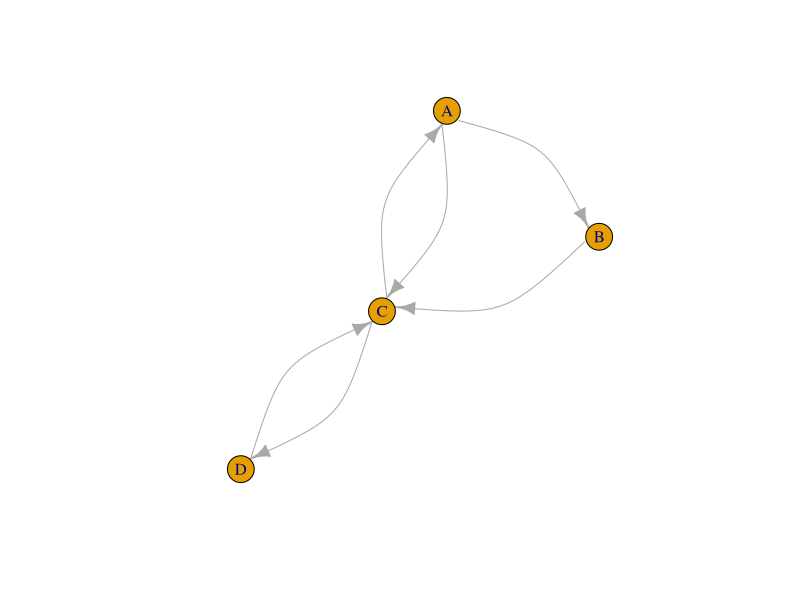
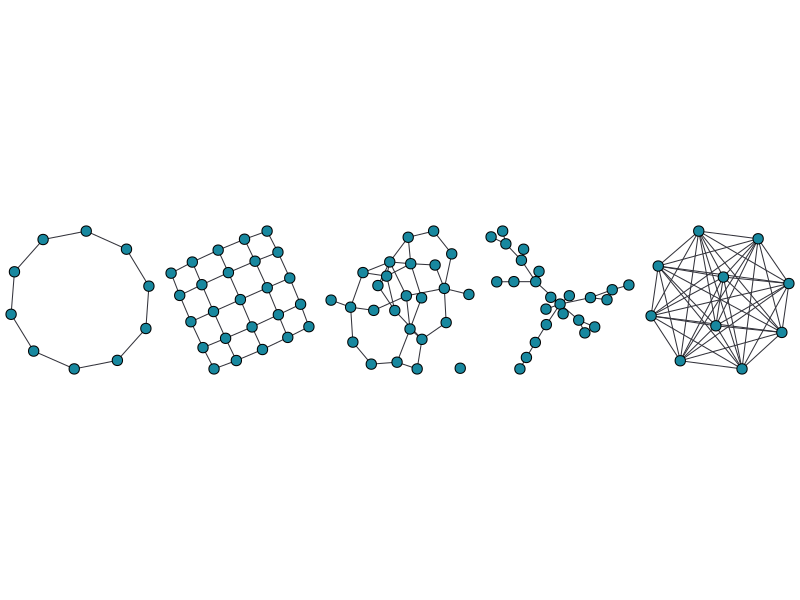
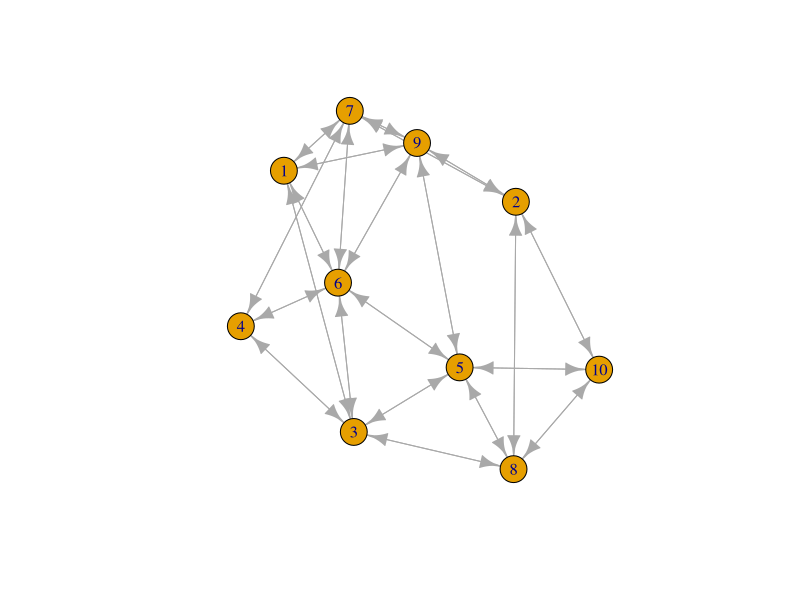
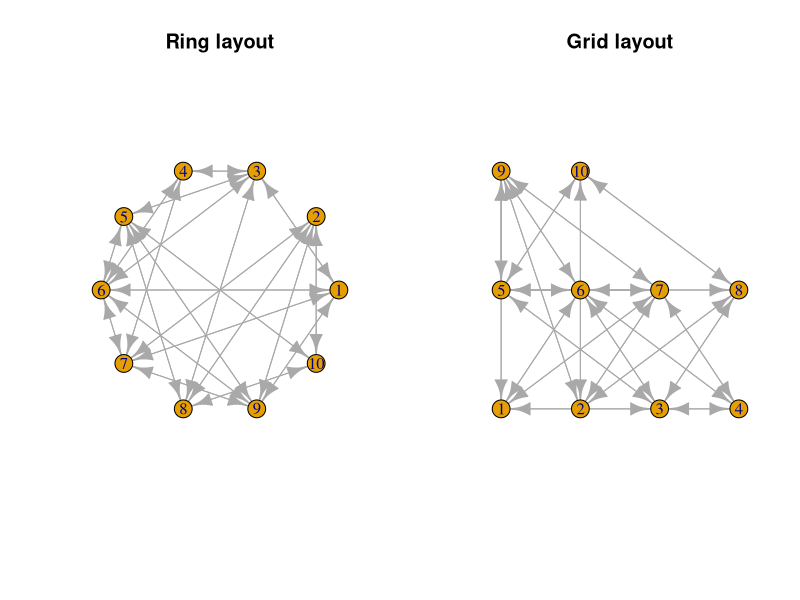
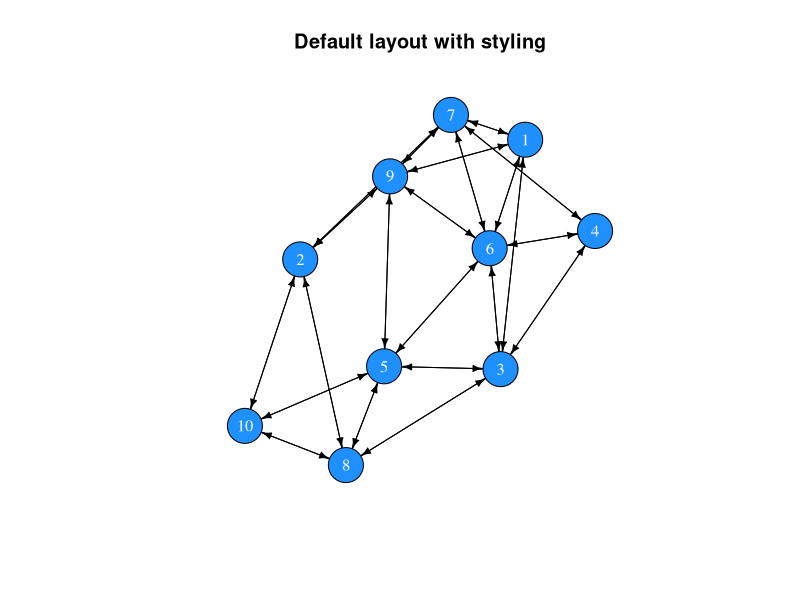
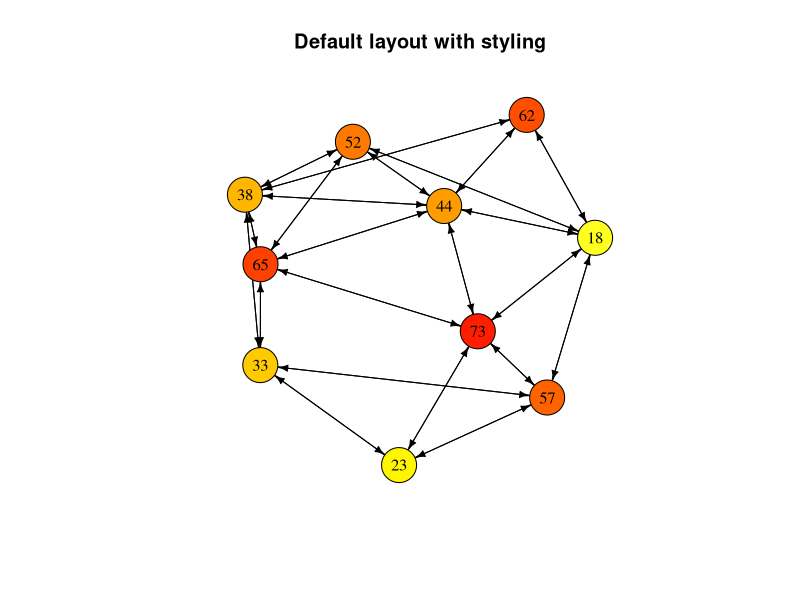
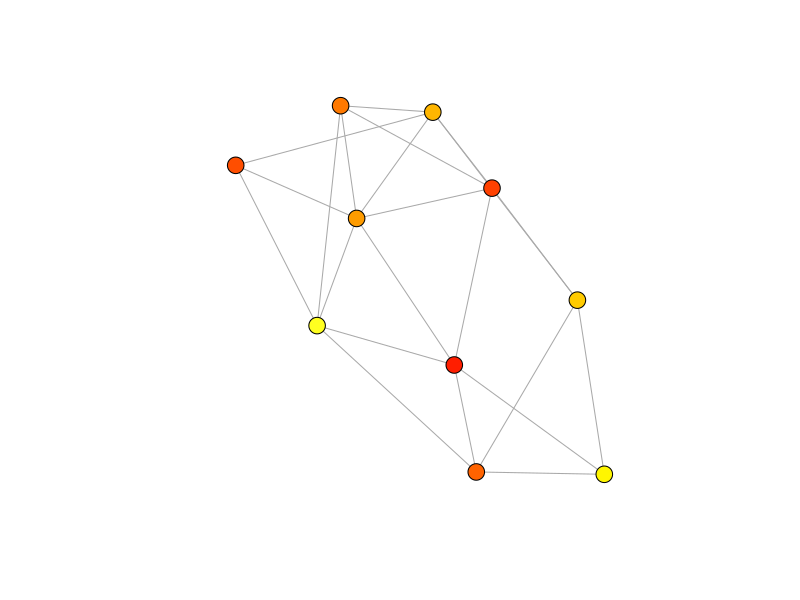
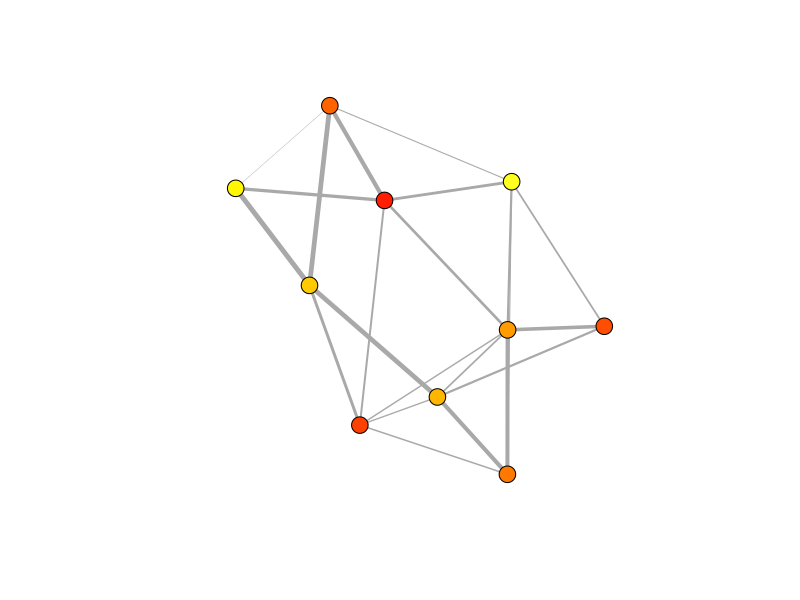

These charts were generated, in order, by the following R code:
## ---- chunk 1
library(igraph)
A <- matrix(c(0,1,1,0, 0,0,1,0, 1,0,0,1, 0,0,1,0), nrow = 4, byrow = TRUE)
row.names(A) <- c("A", "B", "C", "D")
colnames(A) <- c("A", "B", "C", "D")
net <- graph_from_adjacency_matrix(A)
plot(net, edge.curved=0.5)
## ---- chunk 2
m <- matrix(c(0,1,1,0, 0,0,1,0, 1,0,0,1, 0,0,1,0), nrow = 4, byrow = TRUE)
row.names(m) <- LETTERS[1:4]
colnames(m) <- LETTERS[1:4]
m
## ---- chunk 3
all(m[upper.tri(m)] == t(m)[upper.tri(m)])
## ---- chunk 4
isSymmetric(m)
## ---- chunk 5
# Creating a random matrix
random_matrix <- matrix(sample(x = c(0,1), size = 100, replace = T), ncol = 10)
random_matrix
# It is not symmetric
isSymmetric(random_matrix)

# Replace the upper triangle with the transposed upper triangle
random_matrix[upper.tri(random_matrix)] <- t(random_matrix)[upper.tri(random_matrix)]
random_matrix
# Now it is symmetric
isSymmetric(random_matrix)
## ---- chunk 6
library(igraph)
parbefore <- par()$mar
par(mar=c(0,0,0,0))
par(mfrow=c(1,5))
tmp <- lapply(
  list(
    make_ring(n=10),
    make_lattice(dimvector=c(5,5), nei=1, directed=F),
    erdos.renyi.game(n=25,p.or.m=.1, type="gnp", directed=F, loops=F),
    barabasi.game(n=25, power=1.1, directed=F),
    make_full_graph(n=10)
  ), plot, vertex.label=NA, vertex.color="#18889F", edge.color="#33333B", edge.width=1)
par(mfrow=c(1,1))
par(mar=parbefore)
## ---- chunk 7
create_network <- function(N, f){
  # Set up an empty adjacency matrix of size NxN
  A <- matrix(0, ncol = N, nrow = N)
  # Set up a friendship counter
  friends <- 0
  
  # We will add friendships until we reach the desired number
  while(friends < round((((N^2) - N) / 2) * f)){
    dyad <- sample(x = N, size = 2, replace = FALSE)
    i <- dyad[1]
    j <- dyad[2]
    if(A[i, j] == 0){
      A[i, j] <- A[j, i] <- 1
      friends <- friends + 1
      }
  }
  return(A)
}
## ---- chunk 8
adjm <- create_network(N = 10, f = .5)
adjm
## ---- chunk 9
library(igraph)
net <- graph_from_adjacency_matrix(adjm)
net
## ---- chunk 10
plot(net)
## ---- chunk 11
# Set the plotting environment to allow 2 plots next to each other
par(mfrow = c(1,2))
plot(net, layout = layout.circle(net), main = "Ring layout")
plot(net, layout = layout.grid(net), main = "Grid layout")
# Reset the plotting environment to a single plot
par(mfrow = c(1,1))
## ---- chunk 12
plot(net, 
     vertex.color = "dodgerblue", 
     vertex.label.color = "white",
     vertex.size = 20,
     edge.color = "black",
     edge.width = 1,
     edge.arrow.size = 0.5,
     main = "Default layout with styling")
## ---- chunk 13
# Generate random ages
age <- sample(x = 18:80, size = vcount(net), replace = TRUE)
# Select colours
col <- heat.colors(n = 80, rev = TRUE)[age]
# Plot network with col
set.seed(1)
plot(net, 
     vertex.color = col, 
     vertex.label = age,
     vertex.label.color = "black",
     vertex.size = 20,
     edge.color = "black",
     edge.width = 1,
     edge.arrow.size = 0.5,
     main = "Default layout with styling")
## ---- chunk 14
get.vertex.attribute(net)
## ---- chunk 15
# Add an attribute called 'age' and assign the values of the age vector
V(net)$age <- age
# The same for the 'col' vector
V(net)$col <- col
# Return attributes
get.vertex.attribute(net)
# Return the network object
net
## ---- chunk 16
net <- as.undirected(net)
set.seed(1)
plot(net, 
     vertex.color = V(net)$col, 
     vertex.label = NA,
     vertex.size = 9,
     edge.width = 1,
     edge.arrow.size = 0.5)
## ---- chunk 17
# Create random strength values
strength <- runif(n = ecount(net), min = 0, max = 1)
# Assign values to edges
E(net)$weight <- strength
net
## ---- chunk 18
plot(net, 
     vertex.color = V(net)$col, 
     vertex.label = NA,
     vertex.size = 9,
     edge.width = E(net)$weight*5,
     edge.arrow.size = 0.5)
## ---- chunk 19
V(net)
E(net)
## ---- chunk 20
get.vertex.attribute(graph = net)
get.edge.attribute(net)
## ---- chunk 21
vcount(net)
ecount(net)
## ---- chunk 22
diameter(graph = net)
## ---- chunk 23
mean_distance(graph = net)
## ---- chunk 24
edge_density(graph = net)
## ---- chunk 25
reciprocity(graph = net)
## ---- chunk 26
transitivity(graph = net)
## ---- chunk 27
# Number of edges that connected with each node
degree(graph = net)

# The mean of all degree centralities is a general measure of network connectivity
mean(degree(graph = net))
## ---- chunk 28
sort(strength(graph = net))
## ---- chunk 29
closeness(graph = net)
## ---- chunk 30
betweenness(graph = net)
## ---- chunk 31
eigen_centrality(graph = net)$vector
## ---- chunk 32
between <- betweenness(graph = net)
col <- heat.colors(n = max(between) + 1, rev = TRUE)[between + 1]
# Plot network with col
plot(net, 
     vertex.color = col, 
     vertex.label = NA,
     vertex.size = 20,
     edge.color = "black",
     edge.width = 1,
     edge.arrow.size = 0.5,
     main = "Betweenness centrality")
## ---- chunk 33
library(tidyverse)
gossip_model <- function(N, f, r_max, sim = 1){
  # Create a vector indicating possession of gossip and set one entry to TRUE
  gossip <- rep(FALSE, N)
  gossip[sample(x = N, size = 1)] <- TRUE
  # Create a network
  adjm <- create_network(N = N, f = f)
  # Create a reporting variable
  proportion <- rep(0, r_max)

  # Loop over r_max rounds
  for(r in 1:r_max){
    # In random sequence go through all individuals 
    for(i in sample(N)){
      # Select i's neighbourhood
      nei <- adjm[i,] > 0
      # Proceed if there is at least one neighbour
      if(sum(nei) > 0){
        # Choose one random neighbour, j
        j <- sampling(x = which(nei), size = 1)
        # Set i's gossip indicator to TRUE if j's indicator is TRUE
        if(gossip[j]){
          gossip[i] <- TRUE
        }
      }
    }
    # Record proportion of the population with gossip
    proportion[r] <- sum(gossip) / N
    # Increment the round counter
    r <- r + 1
  }
  # Return a tibble with simulation results
  return(tibble(time = 1:r_max, proportion = proportion, f = f, sim = sim))
}
## ---- chunk 34
sampling <- function(x, size = length(x), prob = NULL){
  if(length(x) == 1){
    return(x)
  } else {
    return(sample(x = x, size = size, prob = prob))
  }
}
## ---- chunk 35
N <- 1000
set.seed(3)
data <- lapply(X = c(1/N, 2/N, 3/N, 5/N, 8/N, 10/N), 
              FUN = function(f) gossip_model(N = N, f = f, r_max = 50))
data_bnd <- bind_rows(data)
## ---- chunk 36
ggplot(data_bnd) + 
  geom_line(aes(x = time, y = proportion, col = factor(round(f * N)))) + 
  ylab("proportion of individuals with gossip") +
  theme_bw()
## ---- chunk 37
N <- 100
f <- rep(c(1/N, 2/N, 3/N, 5/N, 8/N, 10/N), each = 10)

set.seed(5)
data <- lapply(X = 1:length(f), 
              FUN = function(i) gossip_model(N = N, f = f[i], r_max = 50, sim = i))
## ---- chunk 38
data_bnd <- bind_rows(data)
ggplot(data_bnd) +
  geom_line(aes(x = time, y = proportion, col = factor(f * N), group = factor(sim))) + 
  ylab("proportion of individual with gossip") +
  theme_bw()
## ---- chunk 39
data_bnd_last <- data_bnd[data_bnd$time == max(data_bnd$time), ]
ggplot(data_bnd_last) + 
  geom_boxplot(aes(x = (f * N), y = proportion, fill = factor(f * N))) + 
  xlab("average number of friends") +
  ylab("proportion of individuals with gossip") +
  theme_bw()
## ---- chunk 40
data_bnd_time <- lapply(data, function(dat){
  tibble(dat[1,], time_to_x = which(dat[,"proportion"] >= 0.75)[1])
}) %>% bind_rows()

data_bnd_time$time_to_x[is.na(data_bnd_time$time_to_x)] <- 50

ggplot(data_bnd_time) + 
  geom_boxplot(aes(x = (f * N), y = time_to_x, fill = factor(f * N))) + 
  xlab("average number of friends") +
  ylab("time to spread to 75% of population") +
  theme_bw()
## ---- chunk 41
prop_nei_info <- seq(from = 0, to = 1, length.out = 10)
e <- c(1,2)
contagion <- tibble(
  contagion = rep(c("simple", "complex"), each = 10),
  x = rep(prop_nei_info, 2), 
  y = c(prop_nei_info^e[1], prop_nei_info^e[2]))

ggplot(contagion) + 
  geom_point(aes(x = x, y = y, col = contagion)) +
  xlab("proportion of neighbours with gossip") + 
  ylab("probability to acquire gossip") +
  theme_bw()
## ---- chunk 42
net_clust <- make_lattice(length = 10, dim = 2, circular = T, nei = 2)
## ---- chunk 43
net_rand <- rewire(graph = net_clust, with = keeping_degseq(loops = F, niter = 10^3))
## ---- chunk 44
head(degree(net_clust))
head(degree(net_rand))

transitivity(net_clust)
transitivity(net_rand)
## ---- chunk 45
adj_net_clust <- get.adjacency(net_clust, sparse = F)
adj_net_rand <- get.adjacency(net_rand, sparse = F)
## ---- chunk 46
par(mfrow=c(1,2))
image(adj_net_clust)
image(adj_net_rand)
par(mfrow=c(1,1))
## ---- chunk 47
gossip_model_2 <- function(net, rewire, e = 1, r_max, sim = 1){
  # Rewire network if random is set to TRUE
  if(rewire){
    net <- rewire(graph = net, with = keeping_degseq(loops = F, niter = 10^3))
  }
  # Get adjacency matrix from network
  adjm <- get.adjacency(net, sparse = F)
  # Turn adjacency matrix into boolean (TRUE / FALSE)
  adjm_bool <- adjm > 0
  # Set number of individuals based adjacency matrix
  N <- vcount(net)
  
  # Create a vector indicating possession of gossip and set one entry to TRUE
  gossip <- rep(FALSE, N)
  gossip[sample(x = N, size = 1)] <- TRUE
  
  # Create a reporting variable
  proportion <- rep(0, r_max)
  
  # Rounds
  for(r in 1:r_max){
    # In random sequence go through all individuals without gossip
    for(i in sample(N)){
      # Select i's neighbourhood (boolean)
      nei <- adjm_bool[i,]
      # Proceed if there is at least one neighbour
      if(sum(nei) > 0){
        # Simple contagion for e = 1 and complex contagion for e = 2
        if(runif(n = 1, min = 0, max = 1) <= (sum(gossip * nei) / length(nei))^e){
          gossip[i] <- TRUE
        }
      }
    }
    # Record proportion of the population with gossip
    proportion[r] <- sum(gossip) / N
    # Increment the round counter
    r <- r + 1
  }
  # Return a tibble with simulation results
  return(tibble(time = 1:r_max, 
                proportion = proportion, 
                time_to_max = which(proportion == max(proportion))[1],
                e = e,
                network = ifelse(test = rewire, yes = "random", no = "clustered"), 
                sim = sim))
}
## ---- chunk 48
set.seed(1)
res <- bind_rows(
  gossip_model_2(net = net_clust, rewire = TRUE, e = 1, r_max = 500),
  gossip_model_2(net = net_clust, rewire = FALSE, e = 1, r_max = 500),
  gossip_model_2(net = net_clust, rewire = TRUE, e = 2, r_max = 5000),
  gossip_model_2(net = net_clust, rewire = FALSE, e = 2, r_max = 5000)
  )

ggplot(res) + 
  geom_line(aes(x = time, y = proportion, col = network)) + 
  facet_wrap("e", labeller = label_both, scales = "free_x") +
  theme_bw()
